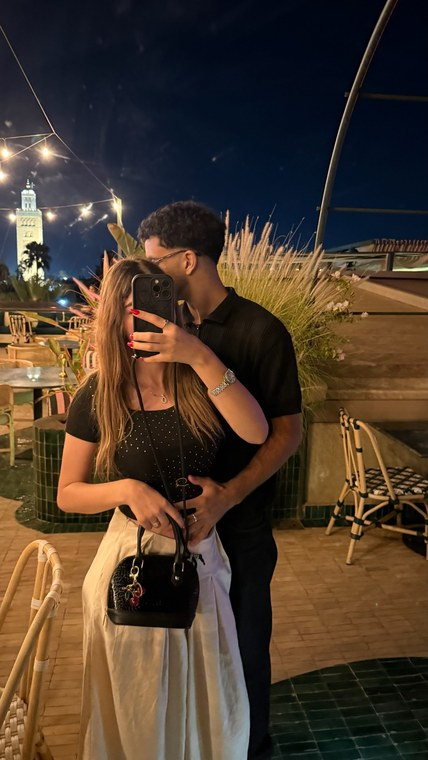
#> input picture assets/photo-025.page.jpg, 428 x 760 px, given in place of photo-025.page.jpg.jpg, which was not available
$ python relight.py ../../assets/photo-025.page.jpg
#> lines starting #> are read from the running program, lines starting #| are printed output that depends on the picture; pictures that were not available may be replaced by others from this repository, and a replacement may not be noted
#!/usr/bin/env python3
"""
Bring a photograph up to the level of the ones beside it on its page.

His note about page one: photo 1 is her in a room lit bright red, and 2 and
3 are the same evening from the far side of the room -- much darker and much
flatter. Measured, the gap is not subtle:

    photo-1   light 0.200   sat 0.579   contrast 0.101   p98 0.446
    photo-2   light 0.193   sat 0.620   contrast 0.086   p98 0.393
    photo-3   light 0.198   sat 0.629   contrast 0.096   p98 0.417

against the three across the gutter from them:

    photo-4   light 0.314   sat 0.814   contrast 0.215   p98 0.831
    photo-5   light 0.249   sat 0.769   contrast 0.177   p98 0.723
    photo-7   light 0.198   sat 0.371   contrast 0.196   p98 0.825

A first pass lifted the mean lightness and the saturation and left the rest
alone, and that was the wrong half of the problem: it made them brighter
without making them any less flat, which is exactly what "pale" means. The
tone never reached white -- the brightest two per cent of those frames stop
around 0.45 where the ones beside them run to 0.83 -- so nothing in the
picture read as light, and nothing read as black either.

So the curve is built in four moves, in this order:

  1. LEVELS.   The measured black and white points are stretched to the ends
               of the range. This is the move that was missing.
  2. GAMMA.    Solved, not guessed -- the exponent is searched until the
               mean lightness lands on the target, so each photo gets what
               IT needs rather than a fixed nudge.
  3. S-CURVE.  A gentle sigmoid about the midpoint for local contrast.
  4. COLOUR.   Saturation rescaled, because lifting a dark frame washes it.

The shadows are held back through all of it: pulling the blacks all the way
up in a frame this dark just amplifies its noise, so the result is blended
back towards the original in the darkest tones. The room stays dark, the
faces come up.

    python3 tools/img/relight.py 1 2 3 --light 0.29 --sat 0.80 \
        --white 0.86 --contrast 0.30

Reads the untouched originals where they are available, writes the .jpg and
the .webp the site actually loads.
"""
import sys, os
import numpy as np
from PIL import Image

BACKUPS = [
    "/tmp/photo-backup",
    "/tmp/claude-0/-home-user-anniversary-gift/f6a1d9e6-69e6-54e0-a49a-944a07d9886c/scratchpad/assets-backup",
]
SHADOW_HOLD = 0.28      # how much of the original to keep in the darkest tones


def stats(a):
    mx, mn = a.max(axis=2), a.min(axis=2)
    l = (mx + mn) / 2
    d = mx - mn
    s = np.where(d < 1e-6, 0,
                 np.where(l < 0.5, d / np.clip(mx + mn, 1e-6, None),
                                   d / np.clip(2 - mx - mn, 1e-6, None)))
    lum = a.mean(axis=2)
    return (float(l.mean()), float(s.mean()), float(lum.std()),
            float(np.percentile(lum, 98)))


def solve_gamma(a, target):
    """the exponent that puts the mean lightness on target"""
    lo, hi = 0.25, 1.6
    for _ in range(44):
        g = (lo + hi) / 2
        if stats(np.clip(a ** g, 0, 1))[0] < target:
            hi = g
        else:
            lo = g
    return (lo + hi) / 2


def levels(a, white_out):
    """stretch the measured black and white points to the ends of the range"""
    lum = a.mean(axis=2)
    lo = float(np.percentile(lum, 0.6))
    hi = float(np.percentile(lum, 99.0))
    if hi - lo < 1e-3:
        return a, lo, hi
    return np.clip((a - lo) / (hi - lo) * white_out, 0, 1), lo, hi


def scurve(a, amount):
    """x + k*x*(1-x)*(2x-1) -- steeper through the midtones, ends pinned"""
    if amount <= 0:
        return a
    return np.clip(a + amount * a * (1 - a) * (2 * a - 1), 0, 1)


def relight(path_in, path_base, light, sat, white, contrast):
    im = Image.open(path_in).convert("RGB")
    a = np.asarray(im, dtype=np.float64) / 255.0
    l0, s0, c0, p0 = stats(a)

    out, blk, wht = levels(a, white)
    g = solve_gamma(out, light)
    out = np.clip(out ** g, 0, 1)
    out = scurve(out, contrast)

    # hold the deepest tones back towards where they were, or the noise in
    # the dark half of the frame comes up with everything else
    lum = a.mean(axis=2, keepdims=True)
    keep = SHADOW_HOLD * np.clip(1 - lum / 0.16, 0, 1)
    out = out * (1 - keep) + a * keep

    # and put the colour back that the lift washed out
    s1 = stats(out)[1]
    # this scales down as well as up: the levels stretch can push the colour
    # past the target on its own, and an oversaturated frame is as wrong as
    # a washed one
    k = min(2.2, max(0.7, sat / max(1e-6, s1)))
    grey = out.mean(axis=2, keepdims=True)
    out = np.clip(grey + (out - grey) * k, 0, 1)

    l2, s2, c2, p2 = stats(out)
    print("  %-12s light %.3f->%.3f  sat %.3f->%.3f  contrast %.3f->%.3f  p98 %.3f->%.3f"
          % (os.path.basename(path_base), l0, l2, s0, s2, c0, c2, p0, p2))
    print("               (black %.3f  white %.3f  gamma %.3f  colour x%.2f)"
          % (blk, wht, g, k))
    return Image.fromarray((out * 255).astype(np.uint8))


def original(n):
    for d in BACKUPS:
        p = os.path.join(d, "photo-%s.jpg" % n)
        if os.path.exists(p):
            return p
    print("  (no original for %s, working from the shipped file)" % n)
    return "assets/photo-%s.jpg" % n


def main():
    light, sat, white, contrast, args, skip = 0.29, 0.80, 0.86, 0.30, [], False
    for i, x in enumerate(sys.argv[1:], 1):
        if skip: skip = False; continue
        if   x == "--light":    light = float(sys.argv[i + 1]); skip = True
        elif x == "--sat":      sat = float(sys.argv[i + 1]); skip = True
        elif x == "--white":    white = float(sys.argv[i + 1]); skip = True
        elif x == "--contrast": contrast = float(sys.argv[i + 1]); skip = True
        elif not x.startswith("--"): args.append(x)

    for n in args:
        base = "assets/photo-%s" % n
        im = relight(original(n), base, light, sat, white, contrast)
#> in relight, im is the input picture: PIL image 428x760 RGB; mean R, G, B 76.1, 59.3, 44.7
#> in stats, `d = mx - mn`:
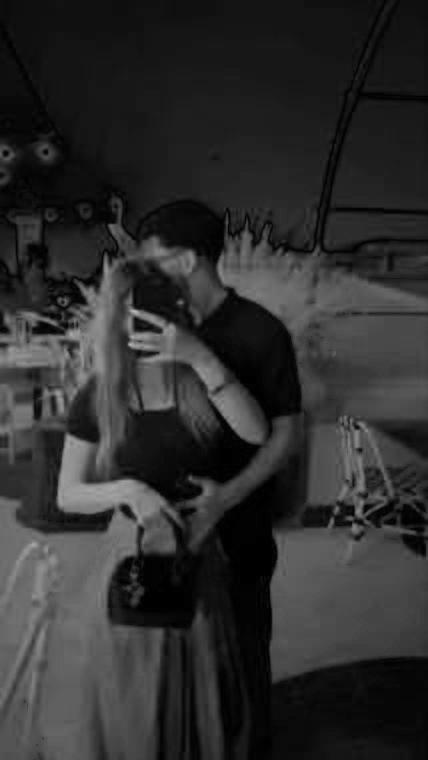
#> d: shape (760, 428) float64; min 0, max 0.722, mean 0.183
#> in stats, `s = np.where(d < 1e-6, 0, np.where(l < 0.5, d / np.clip(mx + mn, 1e-6,..`:
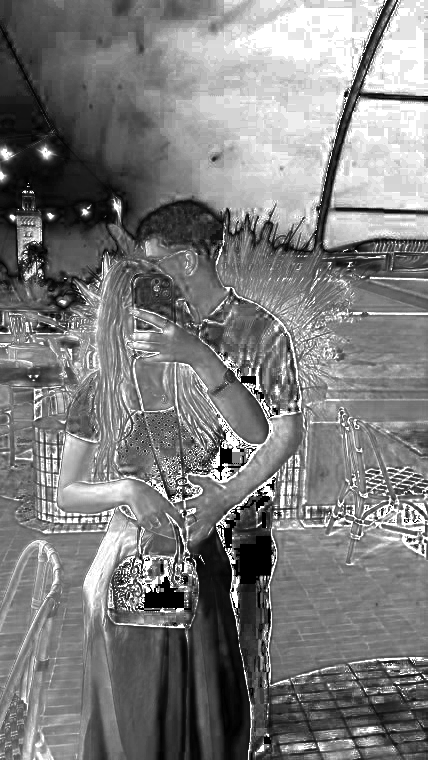
#> s: shape (760, 428) float64; min 0, max 1, mean 0.491
#> in relight, `l0, s0, c0, p0 = stats(a)`: l0 = 0.237; s0 = 0.491; c0 = 0.185; p0 = 0.681
#> in levels, `lo = float(np.percentile(lum, 0.6))`: lo = 0.00523
#> in levels, `hi = float(np.percentile(lum, 99.0))`: hi = 0.765
#> in relight, `out, blk, wht = levels(a, white)`: blk = 0.00523; wht = 0.765
#> the loop in solve_gamma, `for _ in range(44):` made 44 passes
#> (g, hi) on passes 6, 7, 11, 12, 13, 14, 15, 18, 20, 22, 24, 25: (0.904, 0.904), (0.893, 0.893), (0.893, 0.893), (0.892, 0.892), (0.892, 0.892), (0.892, 0.892), (0.892, 0.892), (0.892, 0.892), (0.892, 0.892), (0.892, 0.892), (0.892, 0.892), (0.892, 0.892)
#> (g, lo) on passes 2, 3, 4, 5, 8, 9: (0.588, 0.588), (0.756, 0.756), (0.841, 0.841), (0.883, 0.883), (0.888, 0.888), (0.891, 0.891)
#> pass 1, in stats (call 2), `mx, mn = a.max(axis=2), a.min(axis=2)`:
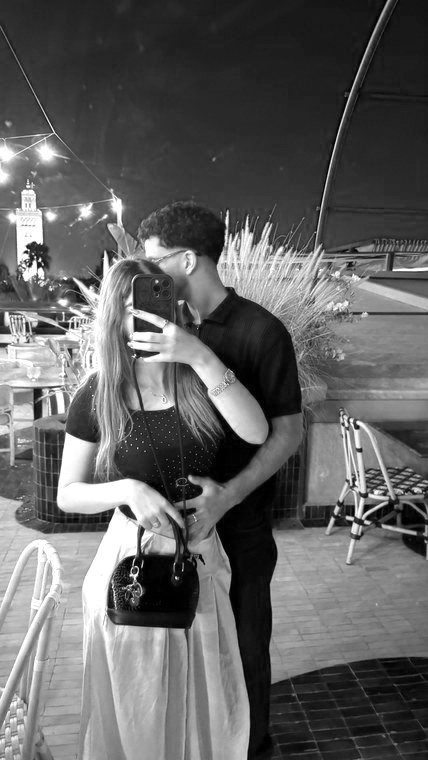
#> mx: shape (760, 428) float64; min 0, max 1, mean 0.385
#> pass 1, in stats (call 2), `mx, mn = a.max(axis=2), a.min(axis=2)`:
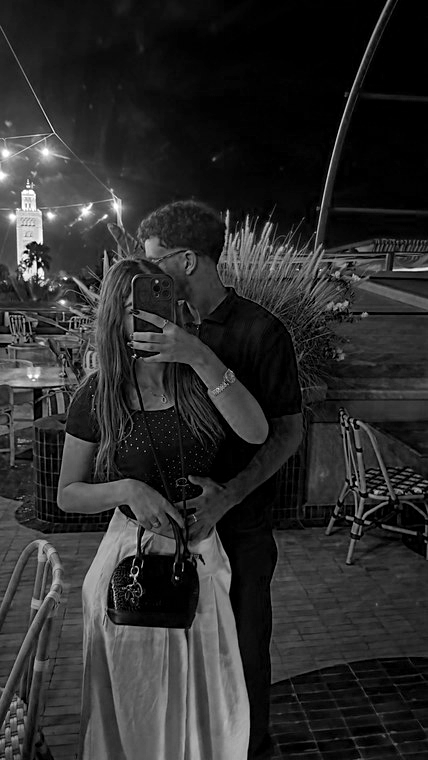
#> mn: shape (760, 428) float64; min 0, max 1, mean 0.177
#> pass 1, in stats (call 2), `l = (mx + mn) / 2`:
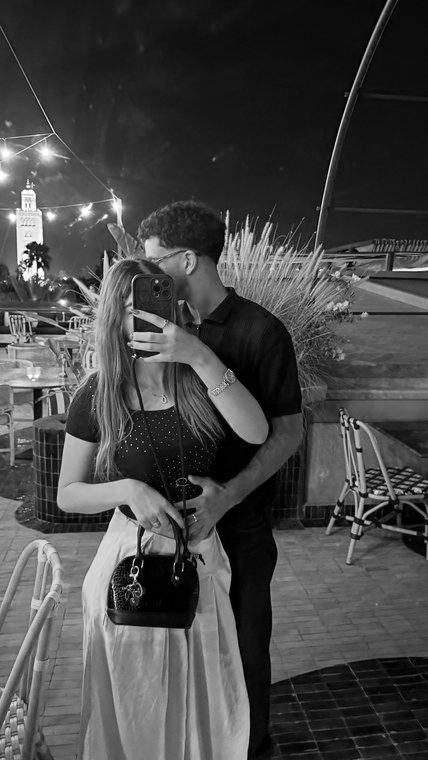
#> l: shape (760, 428) float64; min 0, max 1, mean 0.281
#> in relight, `g = solve_gamma(out, light)`: g = 0.892
#> in relight, `keep = SHADOW_HOLD * np.clip(1 - lum / 0.16, 0, 1)`:
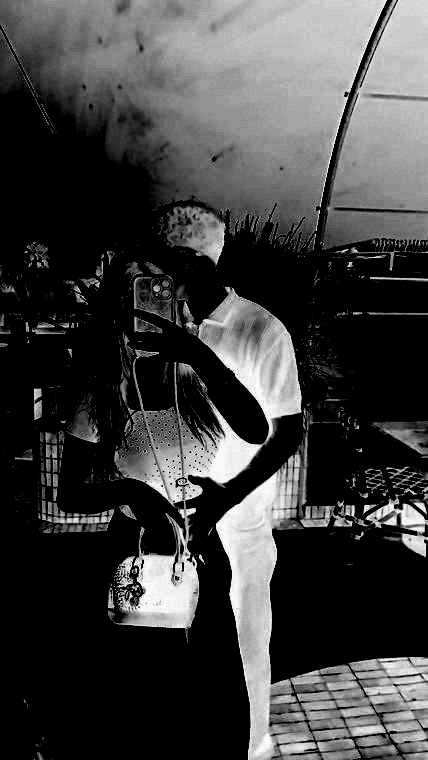
#> keep: shape (760, 428, 1) float64; min 0, max 0.28, mean 0.07; drawn with min black and max white
#> in relight, `s1 = stats(out)[1]`: s1 = 0.537
#> in relight, `k = min(2.2, max(0.7, sat / max(1e-6, s1)))`: k = 1.49
#> in relight, `out = np.clip(grey + (out - grey) * k, 0, 1)`:
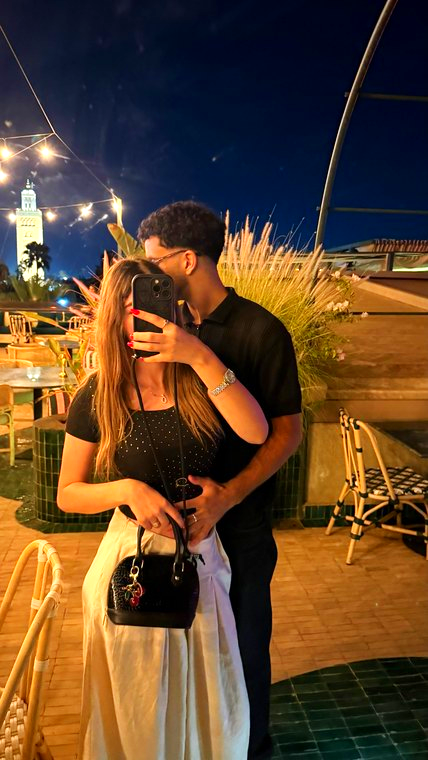
#> out: shape (760, 428, 3) float64; mean R, G, B 0.387, 0.274, 0.17
#> in relight, `l2, s2, c2, p2 = stats(out)`: l2 = 0.279; s2 = 0.705; c2 = 0.218; p2 = 0.773
#|   photo-025.page.jpg light 0.237->0.279  sat 0.491->0.705  contrast 0.185->0.218  p98 0.681->0.773
#|                (black 0.005  white 0.765  gamma 0.892  colour x1.49)

        # the site never shows these bigger than the lightbox, same rule as
        # tools/img/compress.py: short edge <= 1200, long edge <= 2000
        w, h = im.size
#> w = 428; h = 760
        sc = min(1.0, 1200 / min(w, h), 2000 / max(w, h))
#> sc = 1
        if sc < 1.0:
            im = im.resize((round(w * sc), round(h * sc)), Image.LANCZOS)

        im.save(base + ".jpg", "JPEG", quality=90, subsampling=2,
                optimize=True, progressive=True)
        im.save(base + ".webp", "WEBP", quality=88, method=6)
        print("     %s  %dx%d  jpg %dKB  webp %dKB" % (
            base, im.size[0], im.size[1],
            os.path.getsize(base + ".jpg") // 1024,
            os.path.getsize(base + ".webp") // 1024))
#|      assets/photo-../../assets/photo-025.page.jpg  428x760  jpg 80KB  webp 64KB


if __name__ == "__main__":
    main()

$ run again, on assets/photo-13.page.jpg
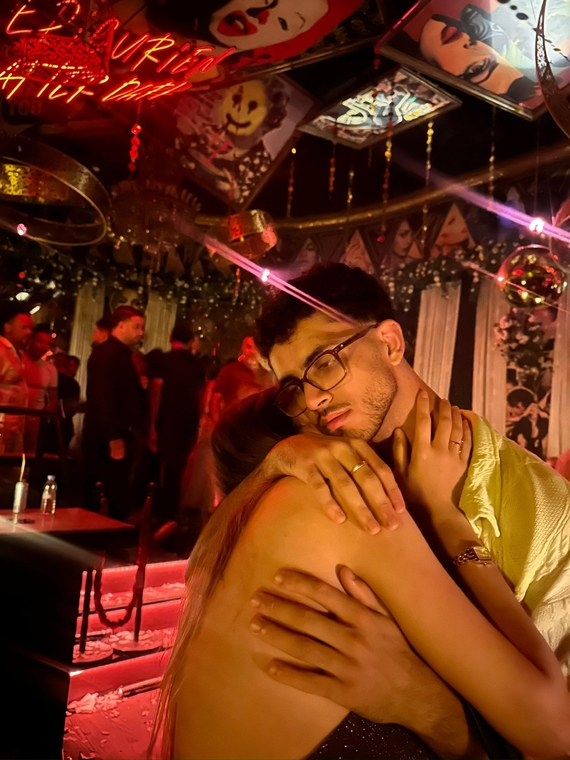
#> input picture assets/photo-13.page.jpg, 570 x 760 px, given in place of photo-13.page.jpg.jpg, which was not available
#> in relight, im is the input picture: PIL image 570x760 RGB; mean R, G, B 109.7, 49.6, 23.8
#> in stats, `lum = a.mean(axis=2)`:
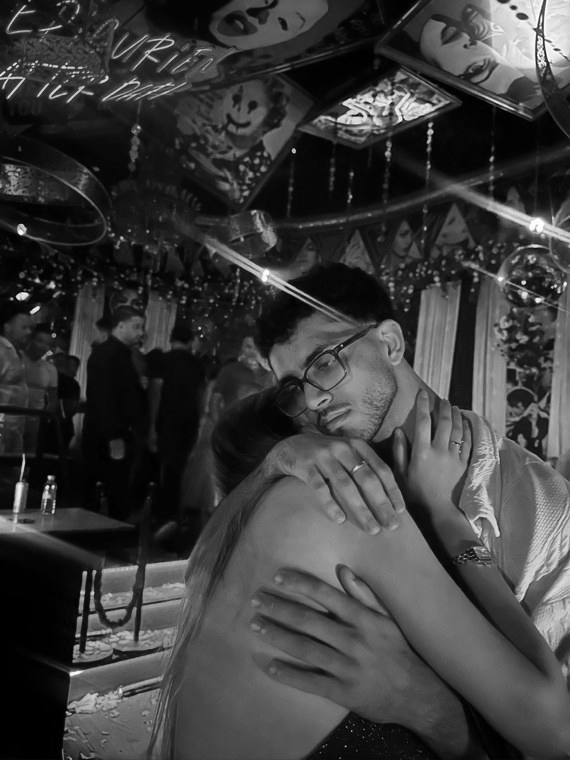
#> lum: shape (760, 570) float64; min 0, max 1, mean 0.239
#> l0 = 0.261; s0 = 0.787; c0 = 0.193; p0 = 0.753
#> in levels, `lo = float(np.percentile(lum, 0.6))`: lo = 0
#> in levels, `hi = float(np.percentile(lum, 99.0))`: hi = 0.834
#> blk = 0; wht = 0.834
#> the loop in solve_gamma, `for _ in range(44):` made 44 passes
#> (g, lo) on passes 2, 3, 4, 5, 7, 8, 10, 13: (0.588, 0.588), (0.756, 0.756), (0.841, 0.841), (0.883, 0.883), (0.893, 0.893), (0.899, 0.899), (0.9, 0.9), (0.9, 0.9)
#> in relight, `g = solve_gamma(out, light)`: g = 0.9
#> in relight, `keep = SHADOW_HOLD * np.clip(1 - lum / 0.16, 0, 1)`:
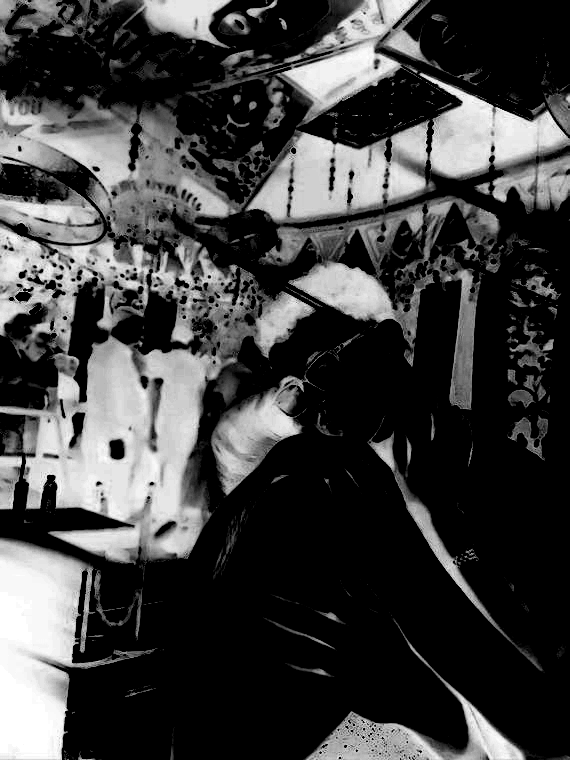
#> keep: shape (760, 570, 1) float64; min 0, max 0.28, mean 0.071; drawn with min black and max white
#> s1 = 0.803
#> k = 0.996
#> l2 = 0.283; s2 = 0.8; c2 = 0.21; p2 = 0.809
#|   photo-13.page.jpg light 0.261->0.283  sat 0.787->0.800  contrast 0.193->0.210  p98 0.753->0.809
#|                (black 0.000  white 0.834  gamma 0.900  colour x1.00)
#|      assets/photo-../../assets/photo-13.page.jpg  570x760  jpg 104KB  webp 78KB
